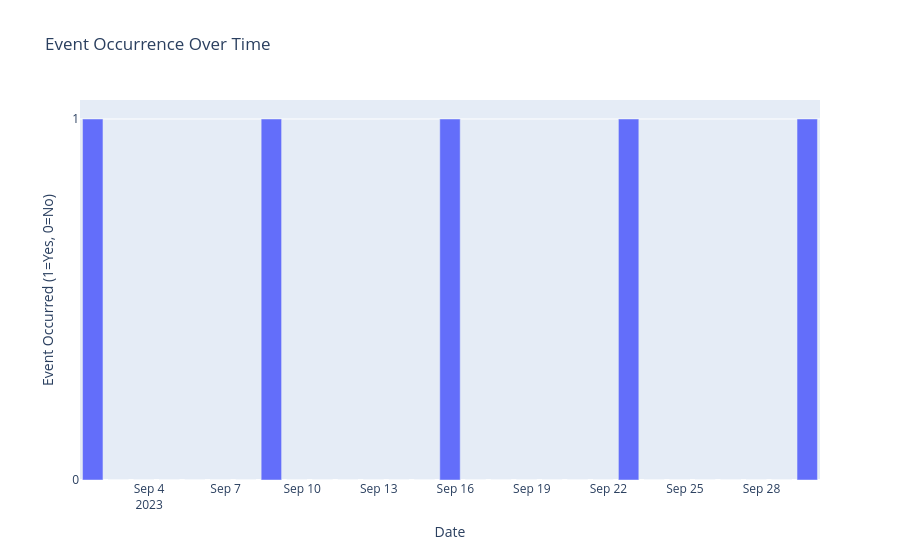

Write notebook code for a chart like this one.
### Code cell
start_date = datetime(2023, 9, 1)
end_date = datetime(2023, 9, 30)
cat = 'calendar_events'
event_name = 'Basketball Game'


events = get_events(start_date, end_date, cat, event_name=event_name)


# Convert the data to a DataFrame
data = events[0]['calendar_events']
df = pd.DataFrame(data)

# Create a date range for the x-axis
start_date = df['start_datetime'].min()
end_date = df['start_datetime'].max()
date_range = pd.date_range(start=start_date, end=end_date, freq='D')

# Prepare the data for plotting
plot_data = pd.DataFrame({'date': date_range})
plot_data['event_occurrence'] = plot_data['date'].isin(df['start_datetime']).astype(int)

# Plotting using Plotly
fig = px.bar(plot_data, x='date', y='event_occurrence', title='Event Occurrence Over Time')
fig.update_layout(xaxis_title='Date', yaxis_title='Event Occurred (1=Yes, 0=No)', yaxis=dict(tickvals=[0, 1]))
fig.show()

### Figure 1 — Plotly figure (JSON) as saved in the notebook; plotly's stock layout.template omitted (floating-point values rounded to 4 significant figures)
{"data": [{"alignmentgroup": "True", "hovertemplate": "date=%{x}<br>event_occurrence=%{y}<extra></extra>", "legendgroup": "", "marker": {"color": "#636efa", "pattern": {"shape": ""}}, "name": "", "offsetgroup": "", "orientation": "v", "showlegend": false, "textposition": "auto", "type": "bar", "x": ["2023-09-01T19:00:00", "2023-09-02T19:00:00", "2023-09-03T19:00:00", "2023-09-04T19:00:00", "2023-09-05T19:00:00", "2023-09-06T19:00:00", "2023-09-07T19:00:00", "2023-09-08T19:00:00", "2023-09-09T19:00:00", "2023-09-10T19:00:00", "2023-09-11T19:00:00", "2023-09-12T19:00:00", "2023-09-13T19:00:00", "2023-09-14T19:00:00", "2023-09-15T19:00:00", "2023-09-16T19:00:00", "2023-09-17T19:00:00", "2023-09-18T19:00:00", "2023-09-19T19:00:00", "2023-09-20T19:00:00", "2023-09-21T19:00:00", "2023-09-22T19:00:00", "2023-09-23T19:00:00", "2023-09-24T19:00:00", "2023-09-25T19:00:00", "2023-09-26T19:00:00", "2023-09-27T19:00:00", "2023-09-28T19:00:00", "2023-09-29T19:00:00"], "xaxis": "x", "y": [1, 0, 0, 0, 0, 0, 0, 1, 0, 0, 0, 0, 0, 0, 1, 0, 0, 0, 0, 0, 0, 1, 0, 0, 0, 0, 0, 0, 1], "yaxis": "y"}], "layout": {"barmode": "relative", "legend": {"tracegroupgap": 0}, "title": {"text": "Event Occurrence Over Time"}, "xaxis": {"anchor": "y", "domain": [0, 1], "title": {"text": "Date"}}, "yaxis": {"anchor": "x", "domain": [0, 1], "tickvals": [0, 1], "title": {"text": "Event Occurred (1=Yes, 0=No)"}}}}
